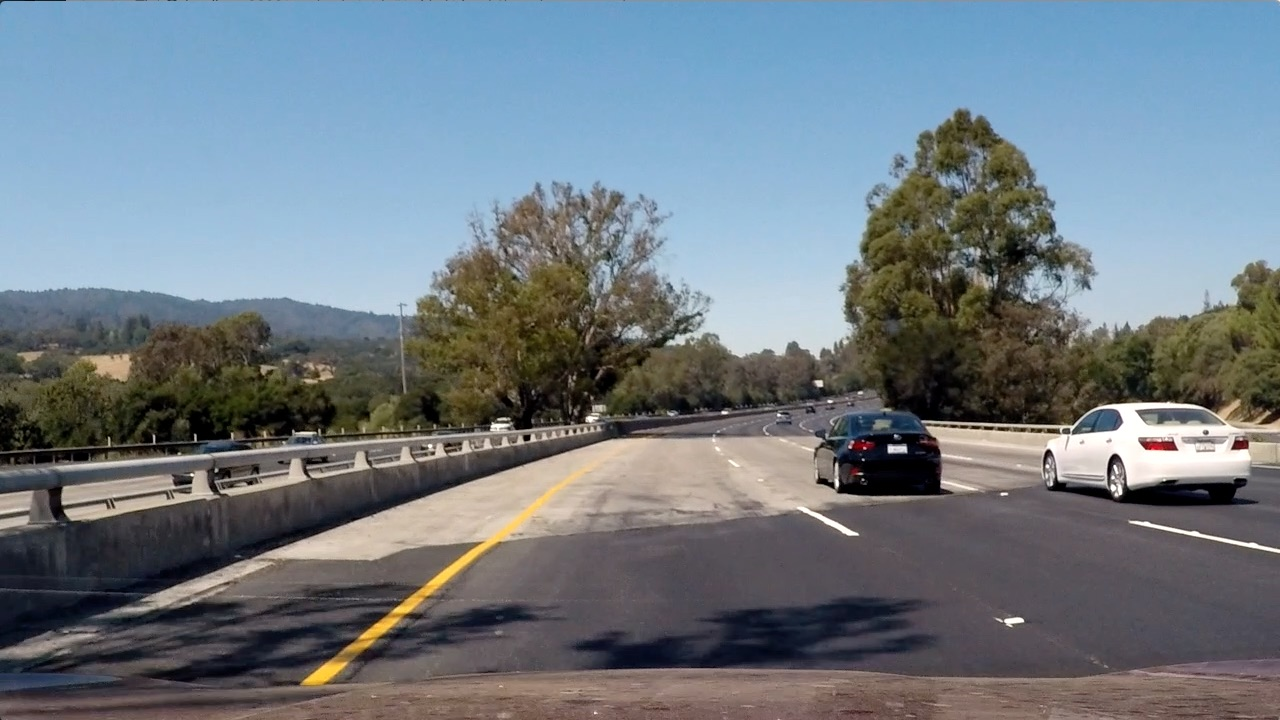
#> input picture test_images/test4.jpg, 1280 x 720 px
$ jupyter execute --allow-errors P5.ipynb   (shell and % lines are left out)   (older library calls are emulated)
#> lines starting #> are read from the running program, lines starting #| are printed output that depends on the picture; after the words box and inside, x2 and y2 are one past the last pixel; in counts of white or black regions, pixels touching at a corner belong together
# Vehicle Detection
#### Luke Walker
#### Udacity Self Driving Car Nanodegree P5

### Imports

[cell 1]
import os
import glob
import matplotlib.image as mpimg
import matplotlib.pyplot as plt
import numpy as np
import cv2
import time
from skimage.feature import hog
from sklearn.svm import LinearSVC
from sklearn.preprocessing import StandardScaler
from sklearn.model_selection import train_test_split
from scipy.ndimage.measurements import label
from moviepy.editor import VideoFileClip
from IPython.display import HTML

### Make a list of images to read in

[cell 2]
#Vehicle Images
basedir = 'vehicles/'

#> (the rest of this cell did not finish here and is left out)

#### Visualize some of the images

[cell 3]
# [14 lines left out: function visualize, not called in this run]

#> (a cell that did not finish here is left out)

### Defining Functions
##### Many come directly from the lessons or have been adapted from project walkthrough suggestions

[cell 5]
def get_hog_features(img, orient, pix_per_cell, cell_per_block, vis=False, feature_vec=True):
    """
    Calculates the Histogram Orient Gradient (HOG) and returns features.
    If vis == True it also returns an image.
    """

    # Return features and Image
    if vis == True:
        features, hog_image = hog(img, orientations = orient,
                                 pixels_per_cell=(pix_per_cell, pix_per_cell),
                                 cells_per_block=(cell_per_block, cell_per_block),
                                 transform_sqrt=False,
                                 visualise=vis, feature_vector=feature_vec)
        return features, hog_image

    # Otherwise only return features
    else:
        features = hog(img, orientations = orient,
                         pixels_per_cell=(pix_per_cell, pix_per_cell),
                         cells_per_block=(cell_per_block, cell_per_block),
                         transform_sqrt=False,
                         visualise=vis, feature_vector=feature_vec)
        return features

[cell 6]
def bin_spatial(img, size=(32, 32)):
    """
    Retruns a row vector of the 3 color channels stacked and resized
    """
    color1 = cv2.resize(img[:,:,0], size).ravel()
    color2 = cv2.resize(img[:,:,1], size).ravel()
    color3 = cv2.resize(img[:,:,2], size).ravel()
    return np.hstack((color1, color2, color3))

[cell 7]
# Compute color histogram of features
def color_hist(img, nbins=32): #bins_range=(0, 256)
    """
    Returns histogram features
    """
    channel1_hist = np.histogram(img[:,:,0], bins=nbins)
    channel2_hist = np.histogram(img[:,:,1], bins=nbins)
    channel3_hist = np.histogram(img[:,:,2], bins=nbins)

    hist_features = np.concatenate((channel1_hist[0], channel2_hist[0], channel3_hist[0]))

    return hist_features

[cell 8]
def convert_color(img, conv='RGB2YCrCb'):
    """
    Converts RGB to CrCb or LUV and GBR to YCrCb
    """
    if conv == 'RGB2YCrCb':
        return cv2.cvtColor(img, cv2.COLOR_RGB2YCrCb)
    if conv == 'BGR2YCrCb':
        return cv2.cvtColor(img, cv2.COLOR_BGR2YCrCb)
    if conv == 'RGB2LUV':
        return cv2.cvtColor(img, cv2.COLOR_RGB2LUV)

[cell 9]
# [49 lines left out: function extract_features, not called in this run]

[cell 10]
def slide_window(img, x_start_stop=[None, None], y_start_stop=[None, None],
                xy_window=(64, 64), xy_overlap=(0.5,0,5)):
    """
    Sliding window for searching for cars within image
    """
    if x_start_stop[0] == None:
        x_start_stop[0] = 0
    if x_start_stop[1] == None:
        x_start_stop[1] = img.shape[1]
    if y_start_stop[0] == None:
        y_start_stop[0] = 0
    if y_start_stop[1] == None:
        y_start_stop[1] = img.shape[0]

    # Span
    xspan = x_start_stop[1] - x_start_stop[0]
    yspan = y_start_stop[1] - y_start_stop[0]

    # Pixels / Step
    nx_pix_per_step = np.int(xy_window[0]*(1-xy_overlap[0]))
    ny_pix_per_step = np.int(xy_window[1]*(1-xy_overlap[1]))

    # Number of windows
    nx_windows = np.int(xspan/nx_pix_per_step) - 1
    ny_windows = np.int(yspan/ny_pix_per_step) - 1

    # List to append window positions to
    window_list = []

    for ys in range(ny_windows):
        for xs in range(nx_windows):

            startx = xs*nx_pix_per_step + x_start_stop[0]
            endx = startx + xy_window[0]
            starty = ys*ny_pix_per_step + y_start_stop[0]
            endy = starty + xy_window[1]

            window_list.append(((startx, starty), (endx, endy)))
    # Return Window List
    return window_list

[cell 11]
def draw_boxes(img, bboxes, color = (0, 0, 255), thick = 6, random_color = False):
    """
    Draws box on simgle image to see where car was found
    """

    # Copy image
    imcopy = np.copy(img)

    # Iterate through
    for bbox in bboxes:
        # Random color code copied from jeremy-shannon
        if random_color == True:
            color = (np.random.randint(0,255), np.random.randint(0,255), np.random.randint(0,255))
        # Draw a rectangle given bbox coordinates
        cv2.rectangle(imcopy, bbox[0], bbox[1], color, thick)
    # Return the image copy with boxes drawn
    return imcopy

[cell 12]
# [57 lines left out: function single_image_features, not called in this run]

[cell 13]
# [32 lines left out: function search_windows, not called in this run]

#### Test Sliding Window Implementation

[cell 14]
test_img = mpimg.imread('test_images/test4.jpg')
#> test_img is the input picture: shape (720, 1280, 3); mean R, G, B 112.2, 122.7, 130.9

windows =  slide_window(test_img,
                        x_start_stop=[None, None],
                        y_start_stop=[400, 656], #tune the parameters
                        xy_window=(64, 64),
                        xy_overlap=(0.5, 0.5))
#> windows = 273 items

window_img = draw_boxes(test_img, windows, random_color=False)
#> the loop in draw_boxes, `for bbox in bboxes:` made 273 passes
#> bbox on passes 1 to 3: ((0, 400), (64, 464)), ((32, 400), (96, 464)), ((64, 400), (128, 464))
#> after the loop in draw_boxes, `for bbox in bboxes:`:
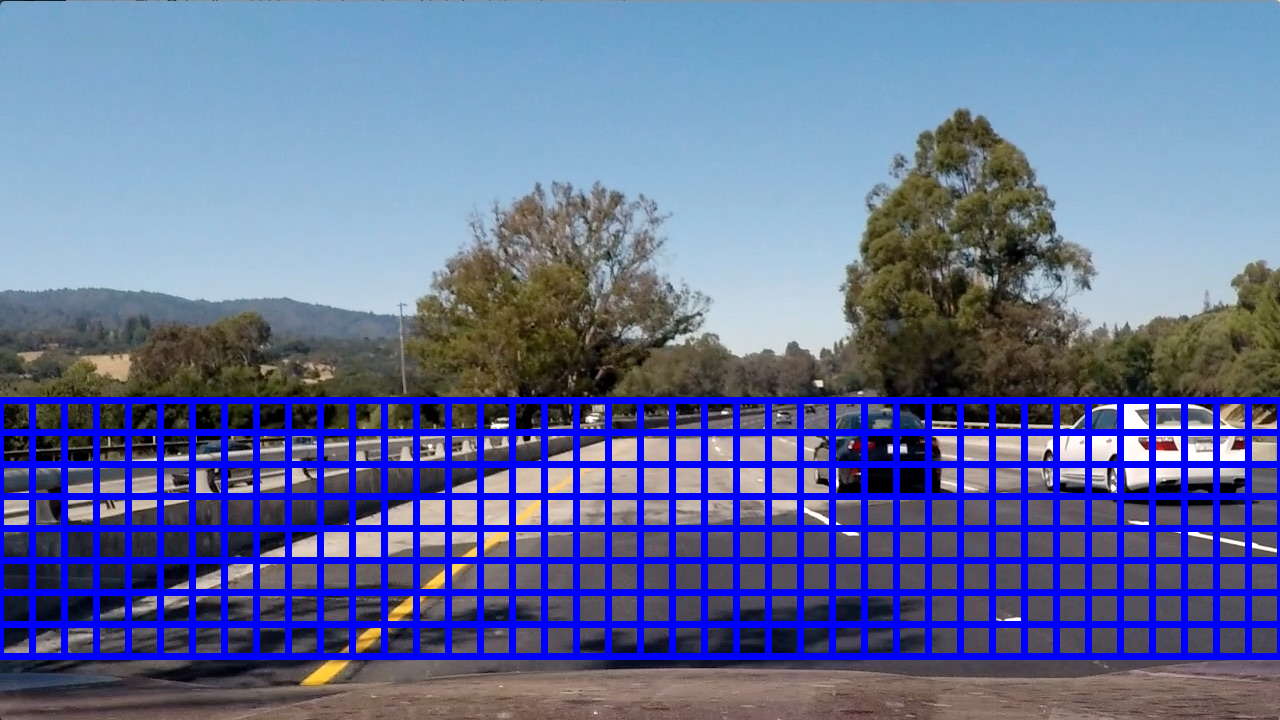
#> imcopy: shape (720, 1280, 3); 14.83% of pixels changed, all inside (x1, y1, x2, y2) = (0, 397, 1280, 660)
plt.imshow(window_img);
#> (this line was passed over: IPython is not available in this run)
plt.title('Sliding Windows:', fontsize=15);
#> (this line was passed over: IPython is not available in this run)
plt.savefig('output_images/sliding_windows.png', bbox_inches="tight")
#> (this line was passed over: IPython is not available in this run)
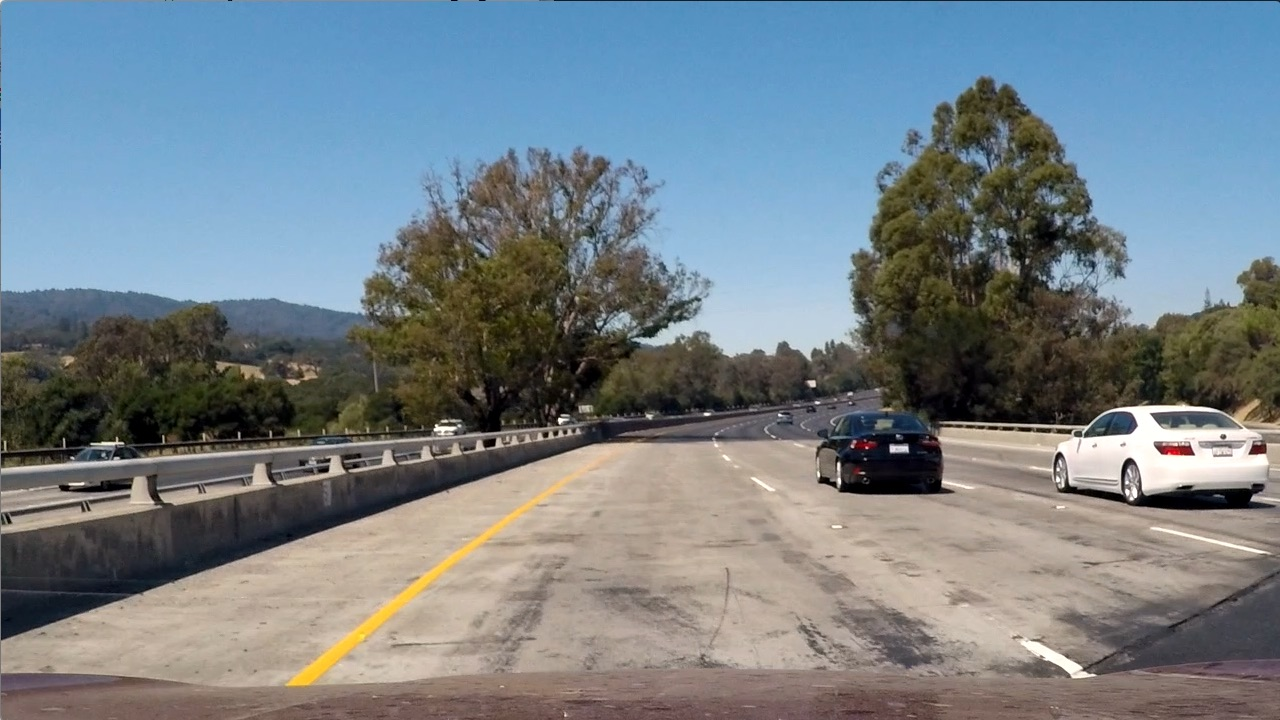
#> input picture test_images/test1.jpg, 1280 x 720 px
#> further down, img is the input picture: shape (720, 1280, 3); mean R, G, B 117.5, 128.7, 135.5
#| 0.0 1.0

#### Visualize HOG on Random Car, and Not Car with Image Shown

#> (a cell that did not finish here is left out)

#### Train SVC

[cell 16]
# Define features
color_space = 'YCrCb' #YCrCb #RGB
orient = 9 #6 Based on paper
pix_per_cell = 8
cell_per_block = 2
hog_channel = 'ALL' #'ALL' # 0
spatial_size = (32, 32)
hist_bins = 32
spatial_feat = True
hist_feat = True
hog_feat = True

t=time.time()
n_samples = 1000

#randomize dataset
#> (the rest of this cell did not finish here and is left out)

#### Test accuracy using Linear SVC and YCrCb color space

[cell 17]
searchpath = 'test_images/*'
example_images = glob.glob(searchpath)
images = []
titles = []
y_start_stop = [400, 656]
overlap = 0.5
#> (the rest of this cell did not finish here and is left out)

#> `windows = slide_window(img, x_start_stop=[None, None], y_start_stop=y_..`: windows = 100 items
#> `img_toserach = img[ystart:ystop,:,:]`:
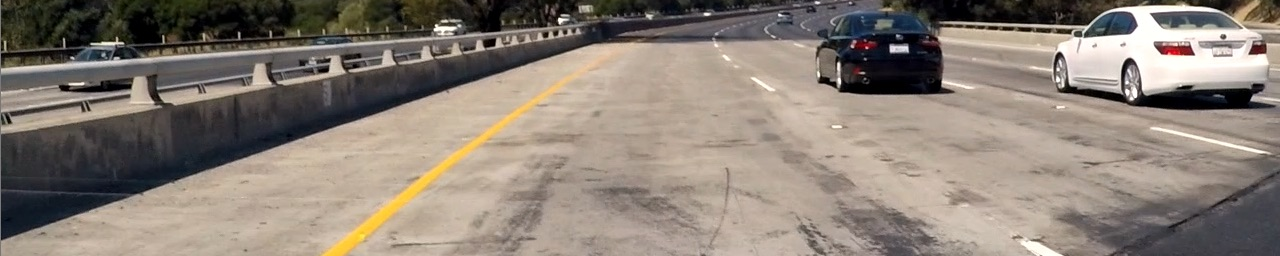
#> img_toserach: shape (256, 1280, 3) float32; mean R, G, B 0.542, 0.5, 0.462
    ## Maybe 64,64, and 128,128

    hot_windows = search_windows(img, windows, svc, X_scaler, color_space=color_space,
                                spatial_size=spatial_size, hist_bins=hist_bins,
                                orient=orient, pix_per_cell=pix_per_cell,
                                cell_per_block=cell_per_block,
                                hog_channel=hog_channel, spatial_feat=spatial_feat,
                                hist_feat=hist_feat, hog_feat=hog_feat)

    window_img = draw_boxes(draw_img, hot_windows, color=(0, 0, 255), thick=6)
    images.append(window_img)
    titles.append('')
    print(time.time()-t1, 'seconds to process one image searching', len(windows), 'windows')

fig = plt.figure(figsize=(20,20))
visualize(fig, 5, 2, images, titles)

#### Caluculate hog for entire image and then check

[cell 18]
out_images = []
out_maps = []
out_titles = []
out_boxes = []

ystart = 400
ystop = 656
scale = 1.5 #1.5 Allows sampling at different image size

#> (the rest of this cell did not finish here and is left out)

#> in convert_color, `return cv2.cvtColor(img, cv2.COLOR_RGB2YCrCb)`: returned value: shape (256, 1280, 3) float32; mean of channels 0, 1, 2 0.508, 0.524, 0.474
#> `ctrans_tosearch = cv2.resize(ctrans_tosearch, ((np.int(imshape[1]/scal..`: ctrans_tosearch: shape (170, 853, 3) float32; mean of channels 0, 1, 2 0.508, 0.524, 0.474
#> `ch1 = ctrans_tosearch[:,:,0]`:
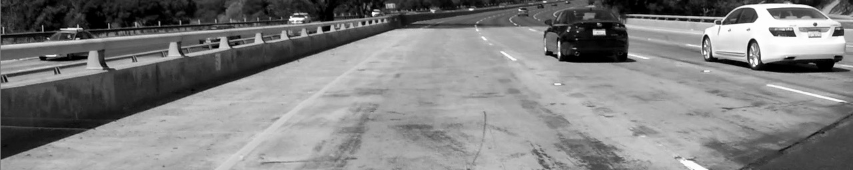
#> ch1: shape (170, 853) float32; min 0, max 1, mean 0.508
#> `ch2 = ctrans_tosearch[:,:,1]`:
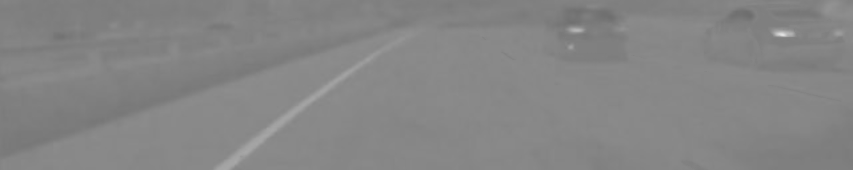
#> ch2: shape (170, 853) float32; min 0.432, max 0.891, mean 0.524
#> `ch3 = ctrans_tosearch[:,:,2]`:
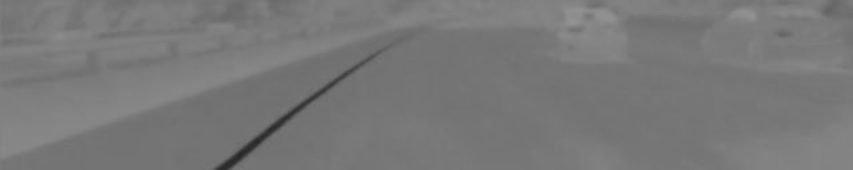
#> ch3: shape (170, 853) float32; min 0.152, max 0.578, mean 0.474

    if scale !=1:
        imshape = ctrans_tosearch.shape
        ctrans_tosearch = cv2.resize(ctrans_tosearch, ((np.int(imshape[1]/scale)), np.int(imshape[0]/scale)))

    #Make extracting channels a function!
    ch1 = ctrans_tosearch[:,:,0]
    ch2 = ctrans_tosearch[:,:,1]
    ch3 = ctrans_tosearch[:,:,2]

    nxblocks = (ch1.shape[1] // pix_per_cell) - 1
    nyblocks = (ch1.shape[0] // pix_per_cell) - 1
    nfeat_per_bloc = orient*cell_per_block**2
    window = 64
    nblocks_per_window = (window // pix_per_cell) - 1
    cells_per_step = 2
    nxsteps = (nxblocks - nblocks_per_window) // cells_per_step
    nysteps = (nyblocks - nblocks_per_window) // cells_per_step

    # Compute HOG on channels
    hog1 = get_hog_features(ch1, orient, pix_per_cell, cell_per_block, feature_vec=False)
    hog2 = get_hog_features(ch2, orient, pix_per_cell, cell_per_block, feature_vec=False)
    hog3 = get_hog_features(ch3, orient, pix_per_cell, cell_per_block, feature_vec=False)
#> `out_images = []`: out_images = []

    for xb in range(nxsteps):
        for yb in range(nysteps):
            count += 1
            ypos = yb*cells_per_step
            xpos = xb*cells_per_step

            hog_feat1 = hog1[ypos:ypos+nblocks_per_window, xpos:xpos+nblocks_per_window].ravel()
            hog_feat2 = hog2[ypos:ypos+nblocks_per_window, xpos:xpos+nblocks_per_window].ravel()
            hog_feat3 = hog3[ypos:ypos+nblocks_per_window, xpos:xpos+nblocks_per_window].ravel()

            hog_features = np.hstack((hog_feat1, hog_feat2, hog_feat3))

            xleft = xpos*pix_per_cell
            ytop = ypos*pix_per_cell

            subimg = cv2.resize(ctrans_tosearch[ytop:ytop+window, xleft:xleft+window], (64, 64))

            spatial_features = bin_spatial(subimg, size=spatial_size)
            hist_features = color_hist(subimg, nbins=hist_bins)

            test_features = X_scaler.transform(np.hstack((spatial_features, hist_features, hog_features)).reshape(1, -1))

            test_prediction = svc.predict(test_features)

            if test_prediction == 1:
                xbox_left = np.int(xleft*scale)
                ytop_draw = np.int(ytop*scale)
                win_draw = np.int(window*scale)
                cv2.rectangle(draw_img,(xbox_left,ytop_draw+ystart),(xbox_left+win_draw,ytop_draw+win_draw+ystart),(0,0,255), 6)
                img_boxes.append(((xbox_left, ytop_draw+ystart),(xbox_left+win_draw,ytop_draw+win_draw+ystart)))
                heatmap[ytop_draw+ystart:ytop_draw+win_draw+ystart, xbox_left:xbox_left+win_draw] += 1

    print(time.time()-t, 'seconds to run, total windows = ', count)

    out_images.append(draw_img)

    out_titles.append(img_src[-9:])
    out_titles.append(img_src[-9:])

    out_images.append(heatmap)
    out_maps.append(heatmap)
    out_boxes.append(img_boxes)

fig = plt.figure(figsize=(20, 40))
visualize(fig, 8 ,2, out_images, out_titles)

[cell 19]
def find_cars(img, scale):
    """
    Finds cars in images and applys heat map
    """
#> called with scale = 1.5

    draw_img = np.copy(img)

    heatmap = np.zeros_like(img[:,:,0])
    img = img.astype(np.float32)/255

    img_tosearch = img[ystart:ystop,:,:]
    ctrans_tosearch = convert_color(img_tosearch, conv='RGB2YCrCb')
    if scale != 1:
        imshape = ctrans_tosearch.shape
#> imshape = (256, 1280, 3)
        ctrans_tosearch = cv2.resize(ctrans_tosearch, (np.int(imshape[1]/scale), np.int(imshape[0]/scale)))

    ch1 = ctrans_tosearch[:,:,0]
    ch2 = ctrans_tosearch[:,:,1]
    ch3 = ctrans_tosearch[:,:,2]

    nxblocks = (ch1.shape[1] // pix_per_cell) - 1
#> nxblocks = 105
    nyblocks = (ch1.shape[0] // pix_per_cell) - 1
#> nyblocks = 20
    nfeat_per_block = orient*cell_per_block**2
    window = 64
    nblocks_per_window = (window // pix_per_cell) - 1
    cells_per_step = 2
    nxsteps = (nxblocks - nblocks_per_window) // cells_per_step
#> nxsteps = 49
    nysteps = (nyblocks - nblocks_per_window) // cells_per_step
#> nysteps = 6

    # Compute HOG on channels
    hog1 = get_hog_features(ch1, orient, pix_per_cell, cell_per_block, feature_vec=False)
    hog2 = get_hog_features(ch2, orient, pix_per_cell, cell_per_block, feature_vec=False)
    hog3 = get_hog_features(ch3, orient, pix_per_cell, cell_per_block, feature_vec=False)

    for xb in range(nxsteps):
        for yb in range(nysteps):
            ypos = yb*cells_per_step
            xpos = xb*cells_per_step

            hog_feat1 = hog1[ypos:ypos+nblocks_per_window, xpos:xpos+nblocks_per_window].ravel()
            hog_feat2 = hog2[ypos:ypos+nblocks_per_window, xpos:xpos+nblocks_per_window].ravel()
            hog_feat3 = hog3[ypos:ypos+nblocks_per_window, xpos:xpos+nblocks_per_window].ravel()

            hog_features = np.hstack((hog_feat1, hog_feat2, hog_feat3))

            xleft = xpos*pix_per_cell
            ytop = ypos*pix_per_cell

            subimg = cv2.resize(ctrans_tosearch[ytop:ytop+window, xleft:xleft+window], (64, 64))

            spatial_features = bin_spatial(subimg, size=spatial_size)
            hist_features = color_hist(subimg, nbins=hist_bins)

            test_features = X_scaler.transform(np.hstack((spatial_features, hist_features, hog_features)).reshape(1, -1))
            #test_features = X_scaler.transform(np.hstack((shape_feat, hist_feat)).reshape(1, -1))

            test_prediction = svc.predict(test_features)

            if test_prediction == 1:
                xbox_left = np.int(xleft*scale)
                ytop_draw = np.int(ytop*scale)
                win_draw = np.int(window*scale)
                cv2.rectangle(draw_img,(xbox_left,ytop_draw+ystart),(xbox_left+win_draw,ytop_draw+win_draw+ystart),(0,0,255))
                img_boxes.append(((xbox_left, ytop_draw+ystart),(xbox_left+win_draw,ytop_draw+win_draw+ystart)))
                heatmap[ytop_draw+ystart:ytop_draw+win_draw+ystart, xbox_left:xbox_left+win_draw] += 1
#> heatmap: shape (720, 1280); every value is 0
#> subimg: shape (64, 64, 3) float32; mean of channels 0, 1, 2 0.266, 0.504, 0.485
#> after the loop, img_boxes = []

    return draw_img, heatmap

[cell 20]
# [6 lines left out: function apply_threshold, not called in this run]

[cell 21]
# [15 lines left out: function draw_labeled_bboxes, not called in this run]

[cell 22]
out_images = []
out_maps = []
ystart = 400
ystop = 656
scale = 1.5

#> (the rest of this cell did not finish here and is left out)

[cell 23]
# [8 lines left out: function process_img, not called in this run]

[cell 24]
test_output = "test_output.mp4"
#> test_output = 'test_output.mp4'
#> (the rest of this cell did not finish here and is left out)
